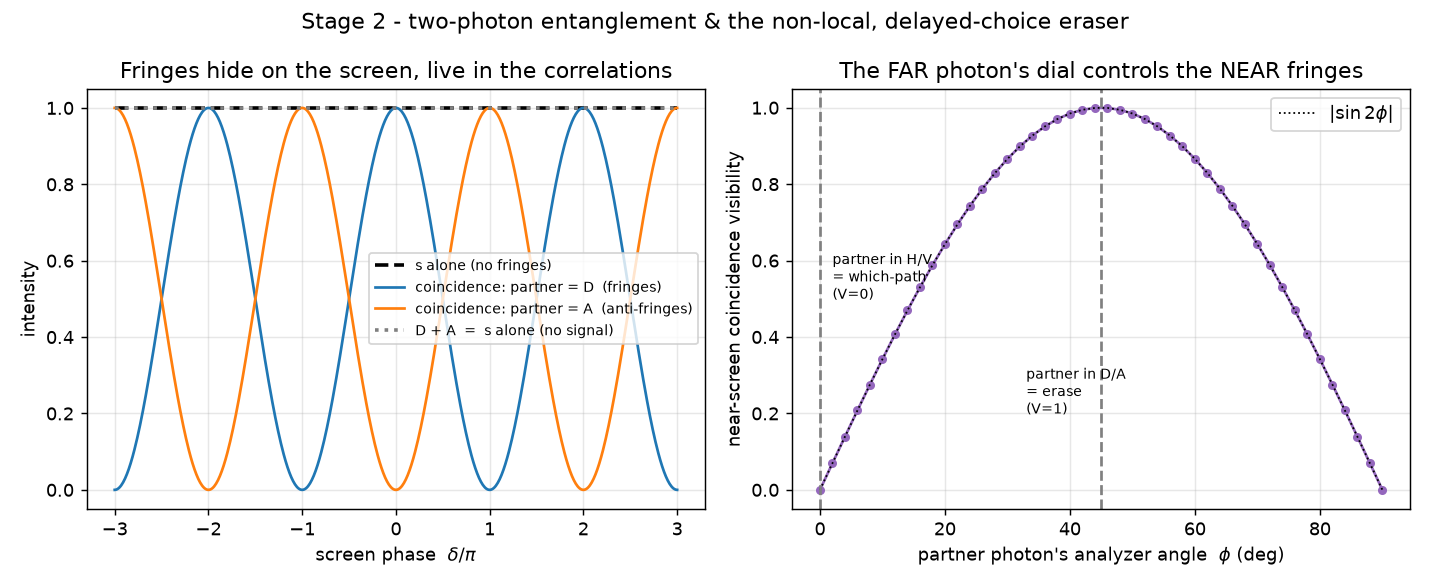

Here is the Python script that generated this plot:
"""
Stage 2: TWO photons, genuine non-local entanglement, and the delayed-choice eraser.

Walborn's structure: a source makes an entangled pair.  Photon s goes to the double
slit; the which-path information is carried by the polarization of the *partner*
photon p (which can be far away, measured later).  We model the net correlation

    |Psi> = (1/sqrt2) ( |slit1>_s |H>_p  +  |slit2>_s |V>_p )           # 2x2 = 4-dim

as a matrix M[path_s, pol_p].  The which-path info lives entirely in p's polarization
(orthogonal H/V), so:

  - screen at s ALONE (trace out p): NO fringes, ever -- and it can't carry a signal.
  - measure p in the DIAGONAL basis: coincidence pattern shows fringes (project |D>)
    or anti-fringes (project |A>) -- the eraser, recovered only by sorting on p.
  - the partner's analyzer angle continuously dials the near fringe contrast.

Still exact (4-dim) -- two photons, but tiny.  The NN waits for Stage 3 (scale).
"""
import numpy as np
import matplotlib
matplotlib.use("Agg")
import matplotlib.pyplot as plt


def pol(phi):
    return np.array([np.cos(phi), np.sin(phi)], complex)

H, V = pol(0), pol(np.pi/2)
Dg, Ag = pol(np.pi/4), pol(-np.pi/4)          # diagonal / anti-diagonal


def bell():
    M = np.zeros((2, 2), complex)
    M[0, 0] = 1/np.sqrt(2)                     # slit 1  <-> p is |H>
    M[1, 1] = 1/np.sqrt(2)                     # slit 2  <-> p is |V>
    return M


def entanglement_entropy(M):
    rho = M @ M.conj().T
    rho = rho / np.trace(rho).real
    ev = np.linalg.eigvalsh(rho).real
    ev = ev[ev > 1e-12]
    return float(-np.sum(ev * np.log2(ev)))


def pattern(M, deltas, m=None):
    """Detection at screen phase delta. m=None -> singles at s; else coincidence
    with partner p projected onto polarization state m."""
    a1, a2 = np.exp(1j*deltas/2), np.exp(-1j*deltas/2)
    psi0 = M[0, 0]*a1 + M[1, 0]*a2             # p's H-amplitude, conditioned on s@delta
    psi1 = M[0, 1]*a1 + M[1, 1]*a2             # p's V-amplitude
    if m is None:
        return np.abs(psi0)**2 + np.abs(psi1)**2
    amp = np.conj(m[0])*psi0 + np.conj(m[1])*psi1
    return np.abs(amp)**2


def visibility(I):
    return (I.max() - I.min()) / (I.max() + I.min() + 1e-12)


def main():
    M = bell()
    d = np.linspace(-3*np.pi, 3*np.pi, 600)
    print(f"two-photon Bell state |1>|H> + |2>|V>:  entanglement S = "
          f"{entanglement_entropy(M):.3f} bits (maximal)\n")

    singles = pattern(M, d)
    coincD  = pattern(M, d, Dg)
    coincA  = pattern(M, d, Ag)
    coincH  = pattern(M, d, H)
    print(f"  screen at s ALONE (singles):              V = {visibility(singles):.3f}"
          f"   -> always a blob; the far choice sends NO signal")
    print(f"  coincidence, partner measured D (+45):    V = {visibility(coincD):.3f}"
          f"   -> fringes")
    print(f"  coincidence, partner measured A (-45):    V = {visibility(coincA):.3f}"
          f"   -> ANTI-fringes (shifted by pi)")
    print(f"  coincidence, partner measured H (path):   V = {visibility(coincH):.3f}"
          f"   -> no fringes (which-path known)")
    print(f"  D-coincidence + A-coincidence = singles?  "
          f"max diff {np.max(np.abs(coincD+coincA-singles)):.1e}"
          f"   -> yes: erasure only sorts, never signals")
    print("\n  delayed choice: projecting p and detecting s act on different tensor")
    print("  factors, so the order is irrelevant -- choose p's basis AFTER s lands.")

    # partner analyzer angle continuously dials the near fringe contrast: V = |sin 2phi|
    phis = np.linspace(0, np.pi/2, 46)
    Vc = [visibility(pattern(M, d, pol(p))) for p in phis]

    fig, ax = plt.subplots(1, 2, figsize=(11, 4.5))
    ax[0].plot(d/np.pi, singles, "k--", lw=2, label="s alone (no fringes)")
    ax[0].plot(d/np.pi, coincD, color="tab:blue", label="coincidence: partner = D  (fringes)")
    ax[0].plot(d/np.pi, coincA, color="tab:orange", label="coincidence: partner = A  (anti-fringes)")
    ax[0].plot(d/np.pi, coincD + coincA, ":", color="gray", lw=2, label="D + A  =  s alone (no signal)")
    ax[0].set_xlabel(r"screen phase  $\delta/\pi$"); ax[0].set_ylabel("intensity")
    ax[0].set_title("Fringes hide on the screen, live in the correlations")
    ax[0].legend(fontsize=8); ax[0].grid(alpha=0.3)

    ax[1].plot(np.degrees(phis), Vc, "-o", color="tab:purple", ms=4)
    ax[1].plot(np.degrees(phis), np.abs(np.sin(2*phis)), "k:", lw=1, label=r"$|\sin 2\phi|$")
    ax[1].axvline(0, ls="--", color="gray"); ax[1].axvline(45, ls="--", color="gray")
    ax[1].text(2, 0.5, "partner in H/V\n= which-path\n(V=0)", fontsize=8)
    ax[1].text(33, 0.2, "partner in D/A\n= erase\n(V=1)", fontsize=8)
    ax[1].set_xlabel(r"partner photon's analyzer angle  $\phi$ (deg)")
    ax[1].set_ylabel("near-screen coincidence visibility")
    ax[1].set_title("The FAR photon's dial controls the NEAR fringes")
    ax[1].legend(); ax[1].grid(alpha=0.3)
    fig.suptitle("Stage 2 - two-photon entanglement & the non-local, delayed-choice eraser")
    fig.tight_layout()
    fig.savefig("stage2_bell_eraser.png", dpi=130)
    print("\nsaved plot -> qsim/stage2_bell_eraser.png")


if __name__ == "__main__":
    main()
